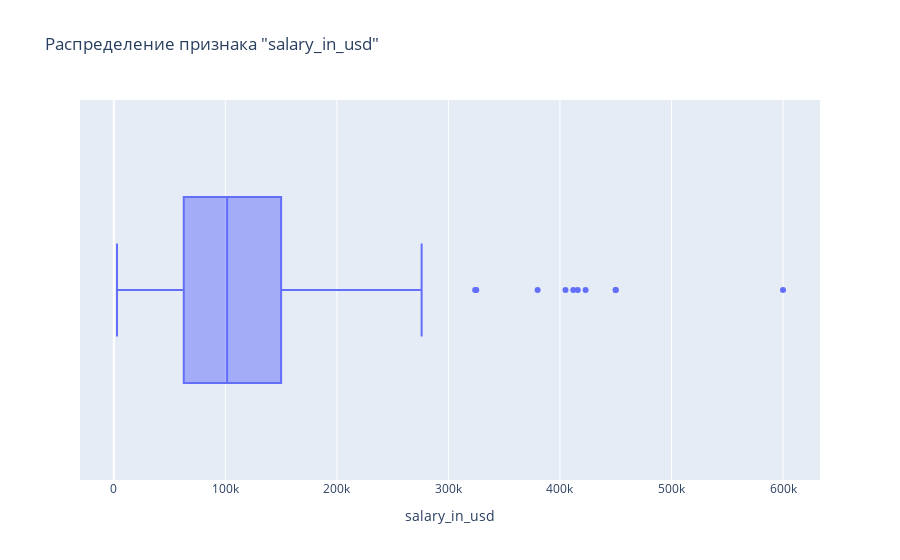

Notebook source saved alongside this figure:
### Markdown cell above
Так как в признаке *salary_in_usd* есть выбросы, для построения графиков используется медианное значение признака

### Code cell
fig = px.box(data_frame=hr_agency_df,
             x='salary_in_usd',
             title='Распределение признака "salary_in_usd" ')
fig

### Figure 1 — Plotly figure (JSON) as saved in the notebook; plotly's stock layout.template omitted (floating-point values rounded to 4 significant figures; data arrays with more than 128 entries replaced by an {"elided": "..."} marker saying what was removed)
{"data": [{"alignmentgroup": "True", "hovertemplate": "salary_in_usd=%{x}<extra></extra>", "legendgroup": "", "marker": {"color": "#636efa"}, "name": "", "notched": false, "offsetgroup": "", "orientation": "h", "showlegend": false, "type": "box", "x": {"elided": "607 int values"}, "x0": " ", "xaxis": "x", "y0": " ", "yaxis": "y"}], "layout": {"boxmode": "group", "legend": {"tracegroupgap": 0}, "title": {"text": "Распределение признака \"salary_in_usd\" "}, "xaxis": {"anchor": "y", "domain": [0, 1], "title": {"text": "salary_in_usd"}}, "yaxis": {"anchor": "x", "domain": [0, 1]}}}
